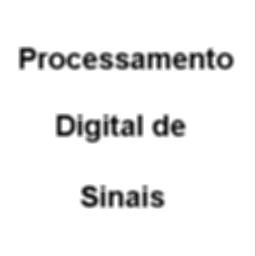
#> input picture teste.bmp, 256 x 256 px
$ python exercicio_5.py
#> lines starting #> are read from the running program, lines starting #| are printed output that depends on the picture; after the words box and inside, x2 and y2 are one past the last pixel; in counts of white or black regions, pixels touching at a corner belong together
"""
Exercício 5 - Operações com Arquivos de Imagem
Processamento Digital de Sinais
"""

import numpy as np
import matplotlib.pyplot as plt
from matplotlib import cm
from PIL import Image
import warnings
warnings.filterwarnings('ignore')

def criar_imagem_teste():
    """Cria uma imagem de teste 256x256 com gradiente de tons de cinza"""
    img = np.zeros((256, 256), dtype=np.uint8)

    # Cria um padrão interessante com círculos e gradientes
    center_x, center_y = 128, 128

    for i in range(256):
        for j in range(256):
            # Distância do centro
            dist = np.sqrt((i - center_x)**2 + (j - center_y)**2)
            # Padrão circular com gradiente
            valor = int((dist / 180) * 255) % 256
            img[i, j] = valor

    # Adiciona alguns círculos
    for raio in [30, 60, 90]:
        y, x = np.ogrid[:256, :256]
        mascara = (x - center_x)**2 + (y - center_y)**2 <= raio**2
        mascara_borda = ((x - center_x)**2 + (y - center_y)**2 <= raio**2) & \
                       ((x - center_x)**2 + (y - center_y)**2 >= (raio-5)**2)
        img[mascara_borda] = 200

    return img

def criar_imagem_teste1():
    """Cria uma imagem de teste1 com padrão 3D"""
    x = np.linspace(-5, 5, 256)
    y = np.linspace(-5, 5, 256)
    X, Y = np.meshgrid(x, y)

    # Função 3D interessante
    Z = np.sin(np.sqrt(X**2 + Y**2)) * 100 + 128
    Z = np.clip(Z, 0, 255).astype(np.uint8)

    return Z

# 5.1 e 5.2 - Leitura e visualização da imagem
print("5.1 e 5.2 - Leitura e visualização de imagem")
print("=" * 60)

try:
    img = Image.open('teste.bmp')
#> img is the input picture: PIL image 256x256 L; min 10, max 255, mean 240.1
    Y = np.array(img.convert('L')) / 255.0  # Converte para escala de cinza normalizada
    print("Arquivo 'teste.bmp' encontrado e carregado.")
except FileNotFoundError:
    print("Arquivo 'teste.bmp' não encontrado. Criando imagem de exemplo...")
    img_array = criar_imagem_teste()
    img = Image.fromarray(img_array)
    img.save('teste.bmp')
    Y = img_array / 255.0
    print("Imagem de exemplo criada e salva como 'teste.bmp'.")

print(f"\nInformações da imagem:")
print(f"- Dimensões: {Y.shape}")
#| - Dimensões: (256, 256)
print(f"- Tipo de dados: {Y.dtype}")
#| - Tipo de dados: float64
print(f"- Valores: [{Y.min():.3f}, {Y.max():.3f}]")
#| - Valores: [0.039, 1.000]

# Visualização da imagem original
plt.figure(figsize=(10, 8))
plt.imshow(Y, cmap='gray', vmin=0, vmax=1)
plt.colorbar(label='Intensidade')
plt.title('Imagem Original - teste.bmp')
plt.axis('off')
plt.savefig('exercicio_5_1_original.png', bbox_inches='tight')
plt.show()

# 5.3 - Função de binarização
def binariza(a, b):
    """
    Binariza uma imagem usando um limiar.

    Parâmetros:
    -----------
    a : array numpy
        Matriz com a imagem a ser binarizada (valores entre 0 e 1)
    b : float
        Limiar de binarização (intensidade do pixel entre 0 e 1)

    Retorna:
    --------
    x : array numpy
        Matriz binarizada (valores 0 ou 1)
    """
    x = np.zeros_like(a)

    for i in range(a.shape[0]):
        for j in range(a.shape[1]):
            if a[i, j] >= b:
                x[i, j] = 1
            else:
                x[i, j] = 0

    return x

print("\n" + "=" * 60)
print("5.3 - Binarização da imagem")
print("=" * 60)

# Testa a função de binarização com diferentes limiares
limiares = [0.3, 0.5, 0.7]

fig, axes = plt.subplots(1, 4, figsize=(16, 4))
axes[0].imshow(Y, cmap='gray')
axes[0].set_title('Original')
axes[0].axis('off')

for idx, limiar in enumerate(limiares):
    Y_bin = binariza(Y, limiar)
    axes[idx + 1].imshow(Y_bin, cmap='gray')
    axes[idx + 1].set_title(f'Limiar = {limiar}')
    axes[idx + 1].axis('off')

    pixels_brancos = np.sum(Y_bin == 1)
    pixels_pretos = np.sum(Y_bin == 0)
    print(f"\nLimiar {limiar}:")
    print(f"  - Pixels brancos: {pixels_brancos} ({100*pixels_brancos/Y_bin.size:.1f}%)")
    print(f"  - Pixels pretos: {pixels_pretos} ({100*pixels_pretos/Y_bin.size:.1f}%)")
#> this loop made 3 passes
#> (pixels_brancos, pixels_pretos) on passes 1 to 3: (64031, 1505), (61944, 3592), (59798, 5738)
#|   - Pixels brancos: 64031 (97.7%)
#|   - Pixels pretos: 1505 (2.3%)
#|   - Pixels brancos: 61944 (94.5%)
#|   - Pixels pretos: 3592 (5.5%)
#|   - Pixels brancos: 59798 (91.2%)
#|   - Pixels pretos: 5738 (8.8%)
#> pass 1, `Y_bin = binariza(Y, limiar)`:
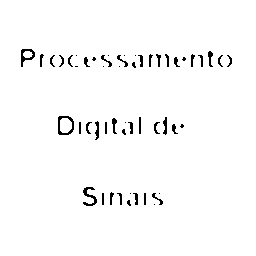
#> Y_bin: shape (256, 256) float64; values 0 (black) and 1 (white), 97.7% white; black in thin lines or dots, all inside (x1, y1, x2, y2) = (21, 49, 232, 206)
#> pass 2, `Y_bin = binariza(Y, limiar)`:
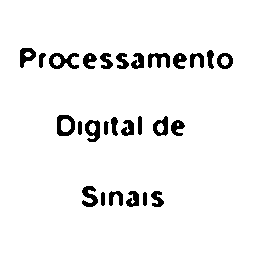
#> Y_bin: shape (256, 256) float64; values 0 (black) and 1 (white), 94.5% white; 27 black regions, largest, box (x1, y1, x2, y2) and area: (49, 53, 79, 69) 258, (57, 115, 75, 136) 226, (85, 120, 100, 142) 203
#> pass 3, `Y_bin = binariza(Y, limiar)`:
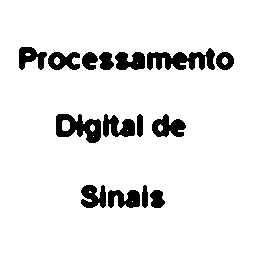
#> Y_bin: shape (256, 256) float64; values 0 (black) and 1 (white), 91.2% white; 15 black regions, largest, box (x1, y1, x2, y2) and area: (147, 48, 215, 70) 892, (56, 114, 101, 143) 775, (103, 114, 135, 137) 482

plt.tight_layout()
plt.savefig('exercicio_5_3_binarizacao.png', bbox_inches='tight')
plt.show()

# 5.4 - Binarização usando operador lógico
print("\n" + "=" * 60)
print("5.4 - Binarização usando operador lógico")
print("=" * 60)

Y1 = Y > 0.5
plt.figure(figsize=(10, 8))
plt.imshow(Y1, cmap='gray')
plt.title('Imagem Binarizada com Limiar = 0.5 (operador >)')
plt.axis('off')
plt.colorbar(label='Valor binário')
plt.savefig('exercicio_5_4_operador.png', bbox_inches='tight')
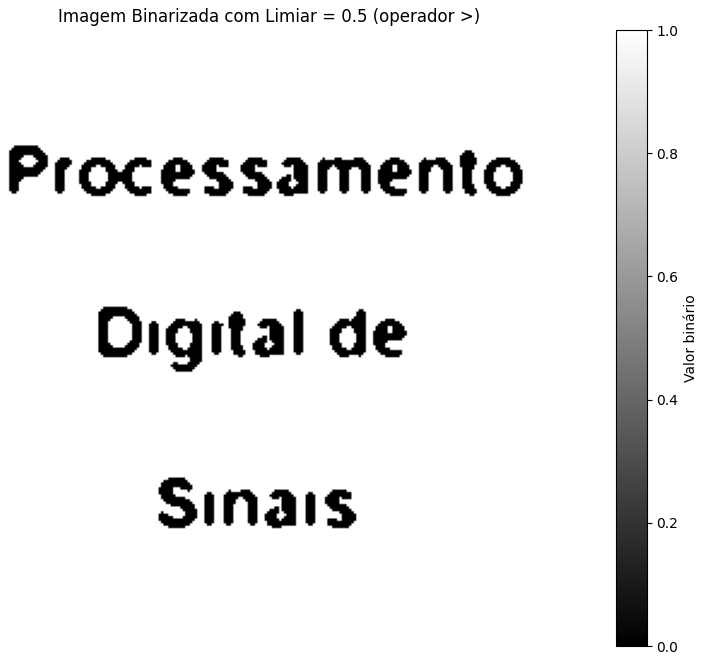
#> figure drawn by matplotlib, 2 panels
plt.show()

print("\nComparação entre os métodos:")
print("1. Função binariza() com loop:")
print("   - Percorre cada pixel individualmente")
print("   - Mais lenta devido aos loops em Python")
print("   - Educacional para entender o processo")

print("\n2. Operador lógico (Y > 0.5):")
print("   - Operação vetorizada do NumPy")
print("   - MUITO mais rápida (otimizada em C)")
print("   - Método preferido na prática")
print("   - Retorna array booleano que pode ser usado como binário")

print("\nAmbos produzem resultados idênticos!")
print(f"Verificação: arrays iguais? {np.array_equal(binariza(Y, 0.5), Y1.astype(float))}")
#| Verificação: arrays iguais? True

# 5.5 - Visualização 3D e contornos
print("\n" + "=" * 60)
print("5.5 - Visualização com mesh e contour")
print("=" * 60)

try:
    img1 = Image.open('teste1.bmp')
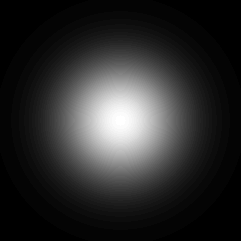
#> input picture teste1.bmp, 241 x 241 px
#> img1 is the input picture: PIL image 241x241 P; min 0, max 255, mean 43.8
    Y_teste1 = np.array(img1.convert('L'))
    print("Arquivo 'teste1.bmp' encontrado e carregado.")
except FileNotFoundError:
    print("Arquivo 'teste1.bmp' não encontrado. Criando imagem de exemplo...")
    Y_teste1 = criar_imagem_teste1()
    img1 = Image.fromarray(Y_teste1)
    img1.save('teste1.bmp')
    print("Imagem de exemplo criada e salva como 'teste1.bmp'.")

# Visualização com mesh (superfície 3D)
fig = plt.figure(figsize=(14, 6))

# Subplot 1: Mesh 3D
ax1 = fig.add_subplot(121, projection='3d')
x = np.arange(Y_teste1.shape[1])
#> x = 241 values from 0 to 240
y = np.arange(Y_teste1.shape[0])
#> y = 241 values from 0 to 240
X, Y_grid = np.meshgrid(x, y)

# Usa subsampling para tornar a visualização mais rápida
passo = 4
surf = ax1.plot_surface(X[::passo, ::passo], Y_grid[::passo, ::passo],
                        Y_teste1[::passo, ::passo], cmap=cm.viridis,
                        linewidth=0, antialiased=True)
ax1.set_xlabel('X')
ax1.set_ylabel('Y')
ax1.set_zlabel('Intensidade')
ax1.set_title('Visualização 3D - mesh()')
fig.colorbar(surf, ax=ax1, shrink=0.5)

# Subplot 2: Contornos
ax2 = fig.add_subplot(122)
contornos = ax2.contour(X, Y_grid, Y_teste1, levels=15, cmap='viridis')
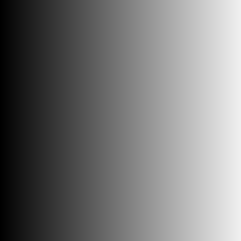
#> X: shape (241, 241) int64; min 0, max 240, mean 120
ax2.clabel(contornos, inline=True, fontsize=8)
ax2.set_xlabel('X')
ax2.set_ylabel('Y')
ax2.set_title('Mapa de Contornos - contour()')
plt.colorbar(contornos, ax=ax2, label='Intensidade')

plt.tight_layout()
plt.savefig('exercicio_5_5_mesh_contour.png', bbox_inches='tight', dpi=100)
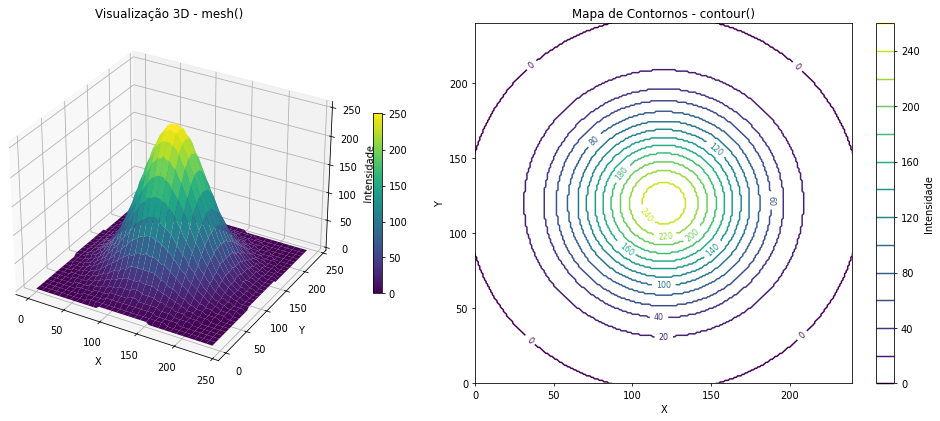
#> figure drawn by matplotlib, 4 panels
plt.show()

print("\nAnálise dos resultados:")
print("\n1. mesh() - Visualização 3D:")
print("   - Representa a imagem como uma superfície tridimensional")
print("   - Altura (eixo Z) corresponde à intensidade do pixel")
print("   - Permite visualizar variações de intensidade como relevo")
print("   - Útil para identificar gradientes e padrões espaciais")
print("   - Cores indicam diferentes níveis de intensidade")

print("\n2. contour() - Mapa de contornos:")
print("   - Mostra linhas de nível (isocurvas) de intensidade constante")
print("   - Similar a mapas topográficos")
print("   - Cada linha conecta pixels com mesma intensidade")
print("   - Facilita identificação de regiões homogêneas")
print("   - Números nas linhas indicam o valor de intensidade")

print("\nAplicações práticas:")
print("- Análise de texturas em imagens")
print("- Detecção de bordas e características")
print("- Processamento de imagens médicas")
print("- Análise de padrões de iluminação")
print("- Segmentação de imagens")

print("\n" + "=" * 60)
print("Exercício 5 concluído! Todas as imagens foram salvas.")
print("=" * 60)
